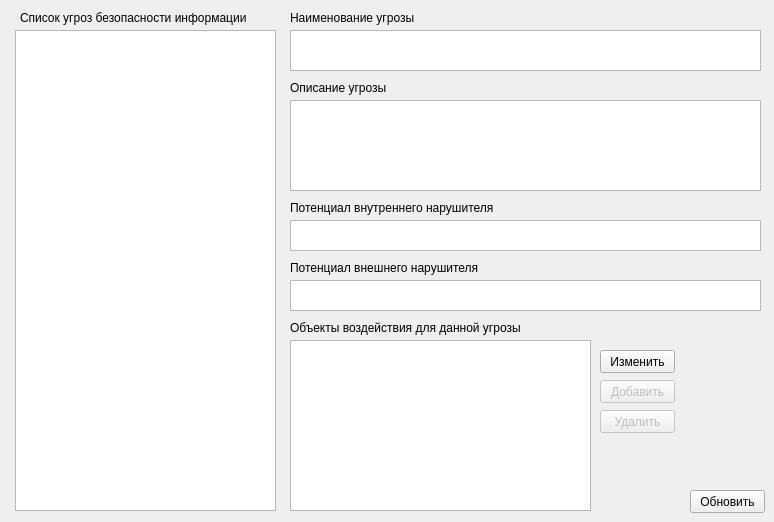
    <widget class="QWidget" name="threat_page">
     <widget class="QListWidget" name="threat_ubi_list">
      <property name="geometry">
       <rect>
        <x>15</x>
        <y>30</y>
        <width>261</width>
        <height>481</height>
       </rect>
      </property>
      <property name="autoFillBackground">
       <bool>false</bool>
      </property>
      <property name="wordWrap">
       <bool>true</bool>
      </property>
     </widget>
     <widget class="QLabel" name="label">
      <property name="geometry">
       <rect>
        <x>290</x>
        <y>10</y>
        <width>251</width>
        <height>16</height>
       </rect>
      </property>
      <property name="text">
       <string>Наименование угрозы</string>
      </property>
     </widget>
     <widget class="QLabel" name="label_2">
      <property name="geometry">
       <rect>
        <x>290</x>
        <y>80</y>
        <width>211</width>
        <height>16</height>
       </rect>
      </property>
      <property name="text">
       <string>Описание угрозы</string>
      </property>
     </widget>
     <widget class="QLabel" name="label_3">
      <property name="geometry">
       <rect>
        <x>290</x>
        <y>200</y>
        <width>331</width>
        <height>16</height>
       </rect>
      </property>
      <property name="text">
       <string>Потенциал внутреннего нарушителя</string>
      </property>
     </widget>
     <widget class="QLabel" name="label_4">
      <property name="geometry">
       <rect>
        <x>290</x>
        <y>260</y>
        <width>331</width>
        <height>16</height>
       </rect>
      </property>
      <property name="text">
       <string>Потенциал внешнего нарушителя</string>
      </property>
     </widget>
     <widget class="QPlainTextEdit" name="threat_name_te">
      <property name="geometry">
       <rect>
        <x>290</x>
        <y>30</y>
        <width>471</width>
        <height>41</height>
       </rect>
      </property>
      <property name="readOnly">
       <bool>true</bool>
      </property>
     </widget>
     <widget class="QPlainTextEdit" name="threat_description_te">
      <property name="geometry">
       <rect>
        <x>290</x>
        <y>100</y>
        <width>471</width>
        <height>91</height>
       </rect>
      </property>
      <property name="readOnly">
       <bool>true</bool>
      </property>
     </widget>
     <widget class="QPlainTextEdit" name="threat_internal_te">
      <property name="geometry">
       <rect>
        <x>290</x>
        <y>220</y>
        <width>471</width>
        <height>31</height>
       </rect>
      </property>
      <property name="readOnly">
       <bool>true</bool>
      </property>
     </widget>
     <widget class="QPlainTextEdit" name="threat_external_te">
      <property name="geometry">
       <rect>
        <x>290</x>
        <y>280</y>
        <width>471</width>
        <height>31</height>
       </rect>
      </property>
      <property name="readOnly">
       <bool>true</bool>
      </property>
     </widget>
     <widget class="QListWidget" name="threat_object_list">
      <property name="geometry">
       <rect>
        <x>290</x>
        <y>340</y>
        <width>301</width>
        <height>171</height>
       </rect>
      </property>
      <property name="styleSheet">
       <string notr="true"/>
      </property>
      <property name="wordWrap">
       <bool>true</bool>
      </property>
      <property name="sortingEnabled">
       <bool>false</bool>
      </property>
     </widget>
     <widget class="QLabel" name="label_6">
      <property name="geometry">
       <rect>
        <x>290</x>
        <y>320</y>
        <width>301</width>
        <height>16</height>
       </rect>
      </property>
      <property name="text">
       <string>Объекты воздействия для данной угрозы</string>
      </property>
     </widget>
     <widget class="QPushButton" name="threat_object_change_btn">
      <property name="geometry">
       <rect>
        <x>600</x>
        <y>350</y>
        <width>75</width>
        <height>23</height>
       </rect>
      </property>
      <property name="text">
       <string>Изменить</string>
      </property>
     </widget>
     <widget class="QPushButton" name="threat_object_add_btn">
      <property name="enabled">
       <bool>false</bool>
      </property>
      <property name="geometry">
       <rect>
        <x>600</x>
        <y>380</y>
        <width>75</width>
        <height>23</height>
       </rect>
      </property>
      <property name="text">
       <string>Добавить</string>
      </property>
     </widget>
     <widget class="QLabel" name="label_8">
      <property name="geometry">
       <rect>
        <x>20</x>
        <y>10</y>
        <width>241</width>
        <height>16</height>
       </rect>
      </property>
      <property name="text">
       <string>Список угроз безопасности информации</string>
      </property>
     </widget>
     <widget class="QPushButton" name="threat_object_delete_btn">
      <property name="enabled">
       <bool>false</bool>
      </property>
      <property name="geometry">
       <rect>
        <x>600</x>
        <y>410</y>
        <width>75</width>
        <height>23</height>
       </rect>
      </property>
      <property name="text">
       <string>Удалить</string>
      </property>
     </widget>
     <widget class="QPushButton" name="threat_download_btn">
      <property name="geometry">
       <rect>
        <x>690</x>
        <y>490</y>
        <width>75</width>
        <height>23</height>
       </rect>
      </property>
      <property name="text">
       <string>Обновить</string>
      </property>
     </widget>
    </widget>
